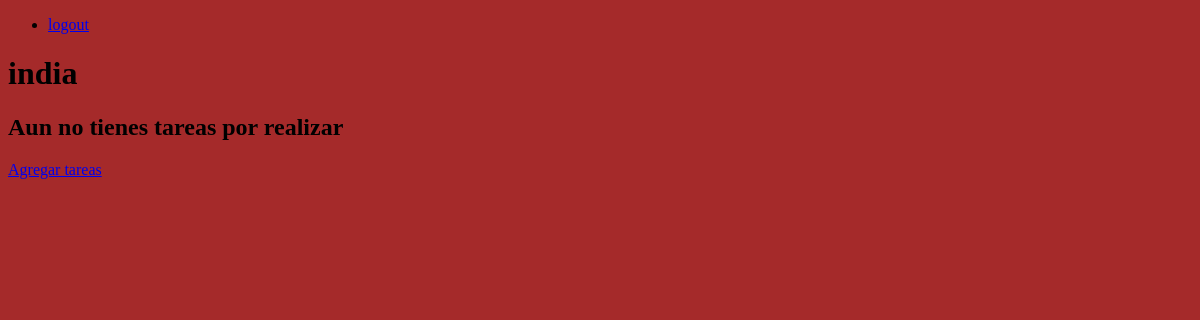
/task/ (signed in), run on an earlier commit of the app's database.
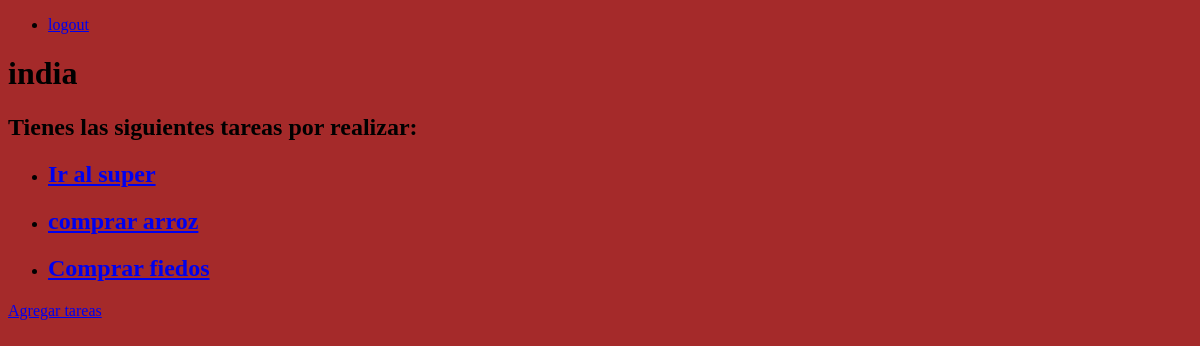
And on a later commit of the database.
### myapp/models.py (models this page shows, shortened)
class Task(models.Model):
  title =models.CharField(max_length=15)
  description = models.TextField(blank=True)
  create = models.DateTimeField(auto_now_add=True)
  datecompleted = models.DateTimeField(null=True,blank=True)
  important = models.BooleanField(default=False)
  user = models.ForeignKey(User, on_delete=models.CASCADE)

### myapp/views.py (the view)
# urls.py: path("task/",views.task, name="task"),
@login_required
def task(request):
  user_active = request.user
  task_user = Task.objects.filter(user=user_active)
  return render(request,"task/index.html",{
    "tasks":task_user
  })

### myapp/templates/task/index.html (shortened to what this page needs)
{% extends 'base.html'%} {% load static %}
{% block content %}
<h1>{{user.username}}</h1>
{% if tasks %}
<h2>Tienes las siguientes tareas por realizar:</h2>
<ul>
  {% for task in tasks %}
  <li>
    <a href="{% url 'task_detail' task.id %}">
      <h2>{{task.title}}</h2>
    </a>
  </li>
  {% endfor %}
</ul>
{% else %}
<h2>Aun no tienes tareas por realizar</h2>
{% endif %}
<a href="{% url 'create_task' %}">Agregar tareas</a>
{% endblock %}

### myapp/templates/base.html (shortened to what this page needs)
{% load static %}
<!DOCTYPE html>
<html lang="en">
  <head>
    {% block head %}
    <link rel="stylesheet" href="{% static 'base.css' %}" />
    {% endblock %}
  </head>
  <body>
    <div>
      <ul>
        {% if user.is_authenticated %}
        <li><a href="/logout">logout</a></li>
        {% endif %}
      </ul>
      {% block content %} {% endblock %}
    </div>
  </body>
</html>

### myapp/static/base.css (style rules this page uses)
body { background-color: brown; }

What changed in the data, as far as the page shows it:
added Task: title "Ir al super"
added Task: title "comprar arroz"
added Task: title "Comprar fiedos"
Also different on the page:
text no longer shown: "Aun no tienes tareas por realizar"
text now shown: "Tienes las siguientes tareas por realizar:"
